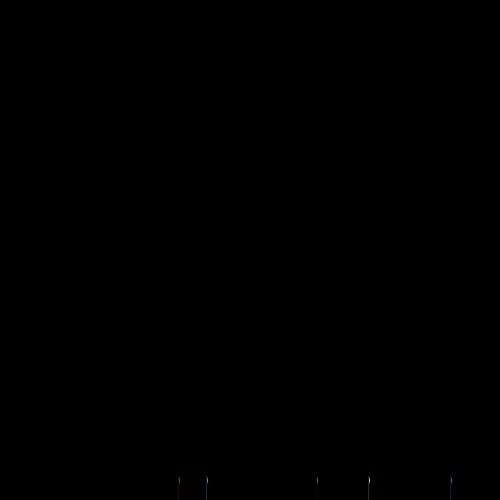
Frame 1 (no input)
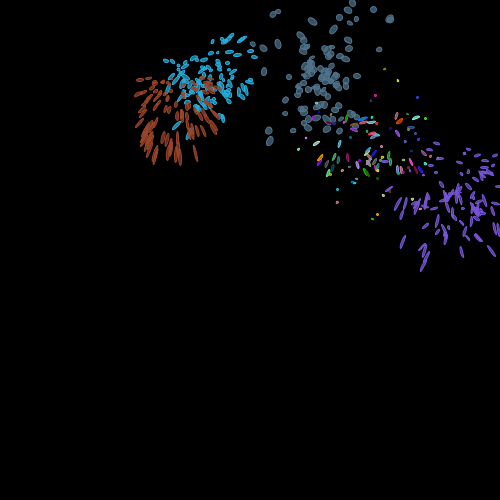
Frame 60 (the mouse pressed at the canvas centre just before this capture)
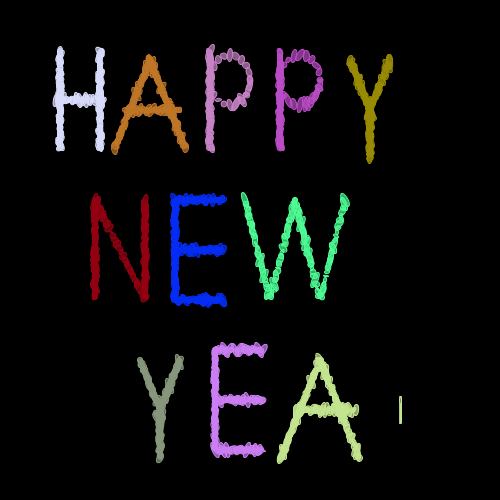
Frame 120 (the mouse held since frame 60 and released just before this capture)

The Processing sketch that drew these frames (run headless with seeded random() and noise(); from frame 60 on, the mouse is pressed at the canvas centre):

// Processing sketch: lab9base
// ── lab9base.pde
/*
Nghia Nguyen
CPE 123 - Lab 9: Firework
*/
// Base particle code for CSC 123 Lab 9

// TODO_1: add a new particle constructor that will take in a starting color for a particle
// TODO_2: add code to the Particle System to call the new Particle constructor
// TODO_3: add code so that the fire work explodes where the mouse clicks (use the existing firework, just restart a new system where the moust clicks)
// TODO_4: add code to start another firework when the old one dies
// TODO_5: add code in order to have the shading/transparency and or shape of the particle change over time
//         or depending on velocity
// TODO_6: add more then one firework

// define a particle
boolean click;
float e = 2.7182818284590452353602874713527;
class Particle 
{
   PVector loc;
   PVector vel;
   PVector accel;
   float r;
   float life;
   float origin_life;
   color pcolor;
  
   // constructor
   Particle(PVector start) 
   {
      accel = new PVector(0, 0.05); //gravity
      vel = new PVector(random(-1, 1), random(-2, 0), 0);
      pcolor = color(random(255), random(255), random(255));
      loc = start.get();  // make a COPY of the start location vector
      r = 8.0;
      life = 100;
      origin_life = life;
   }
    
   // TODO_1 define another constructor that allows a particle to start with a given color
    Particle(PVector start, color c) 
   {
      accel = new PVector(0, 0.05); //gravity
      vel = new PVector(random(-1, 1), random(-2, 0), 0);
      pcolor = c;
      loc = start.get();  // make a COPY of the start location vector
      r = 8.0;
      life = 100;
       origin_life = life;
   }
   
     Particle(PVector start, color c, float l) 
   {
      accel = new PVector(0, 0.05); //gravity
      vel = new PVector(random(-1, 1), random(-2, 0), 0);
      pcolor = c;
      loc = start.get();  // make a COPY of the start location vector
      r = 8.0;
      life = l;
      origin_life = life;
   }
   // what to do each frame
   void run(float choice) 
   {
    
      updateP(choice);
      renderP(choice); // render is a fancy word for draw.  :)
   }
    
   // a function to update the particle each frame
   void updateP(float choice) 
   {
      if(choice > 1 && choice <= 4 && (life %2 == 0 || life <= .85*origin_life))
      { 
        vel.add(accel);     
        loc.add(vel);
      }
      if(choice <= 1)
      {
          vel.add(accel);     
          loc.add(vel);
      }
      if(choice == 6 && life <=.9*origin_life)
      {
          vel.add(accel);     
          loc.add(vel);
      }
      if(choice != 5)
          life -= 1.0;
   }
    
   // how to draw a particle
   void renderP(float choice) 
   {
      pushMatrix();
       stroke(pcolor);
       fill(pcolor, 70);
       translate(loc.x, loc.y);
       //make the ellispe rotate with gravity
       rotate(vel.heading2D());
       if(life < 25.0 || (life <.8*origin_life && choice == 6))
           pcolor = color(random(255), random(255), random(255));
       if(life > 25 || choice == 6)
           ellipse(0, 0, r*vel.mag(),r*sin(life/100));
       else
           ellipse(0, 0, r*cos(life),r*sin(life/100)+PI/6);
      popMatrix();
   }
    
    // a function to test if a particle is alive
   boolean alive() 
   {
      if (life <= 0.0) 
         return false;
      return true;
   }
} //end of particle object definition

// now define a group of particles as a particleSys
class PSys
{
  
   ArrayList particles; // all the particles
   PVector source; // where all the particles emit from
   color shade; // their main color
   float explode; //store the y-location of the bullet
   float choice;
   float delay;
   // constructor
   PSys(int num, PVector init_loc) 
   {
      particles = new ArrayList();
      source = init_loc.get();  // you have to do this to set a vector equal to another vector
      shade = color(random(255), random(255), random(255));  // TODO_2 use this!
      for (int i=0; i < num; i++) 
      {
         particles.add(new Particle(source, shade));
      }
      explode = height;
   }
   //different life span
   PSys(int num, PVector init_loc, float l_span, float rad, float choice) 
   {
      this.choice = choice;
      particles = new ArrayList();
      source = init_loc.get();  // you have to do this to set a vector equal to another vector
      shade = color(random(255), random(255), random(255));  // TODO_2 use this!
      float t = PI/20;
      PVector cir = source.get();
      //use for letter
      int h=0;
      if(choice >= 2)
          rad = random(2,3);
      for (int i=0; i < num; i++) 
      {
        //normal firework
         if(choice <= 1)
             particles.add(new Particle(source, shade, l_span));
         //smiley face firework
         else if(choice <= 2)
         {
             if(i<num/2)
             {
                 cir.x = source.x + rad*cos(t);
                 cir.y = source.y + rad*sin(t);
                 t += PI/20;
             }   
             else if(i<num*.75)
             {
                 cir.x = source.x+rad/2;
                 cir.y = source.y;
             }
             else
             {
                 cir.x = source.x-rad/2;
                 cir.y = source.y;
             }
             particles.add(new Particle(cir, shade, l_span));
         }
         //heart firework
         else if(choice <=3)
         {
             cir.x = source.x + rad*(16*pow(sin(t),3));
             cir.y = source.y - rad*(13*cos(t) - 5*cos(2*t) - 2*cos(3*t) - cos(4*t));
             t += PI/20;
             rad -= .01;
             particles.add(new Particle(cir, shade, l_span));
         }
         //butterfly
         else if(choice <= 4)
         {
             cir.x = source.x + 20*(sin(t))*(pow(e,cos(t)) - 2*cos(4*t) - pow(sin(t/12),5));
             cir.y = source.y - 20*(cos(t))*(pow(e,cos(t)) - 2*cos(4*t) - pow(sin(t/12),5));
             t += PI/30;
             particles.add(new Particle(cir, shade, l_span));
         }   
      }
      explode = height;
   }
   
   PSys(int num, PVector init_loc, float l_span, float delay, int letter)
   {
      particles = new ArrayList();
      source = init_loc.get();  // you have to do this to set a vector equal to another vector
      shade = color(random(255), random(255), random(255));  // TODO_2 use this!
      PVector cir = source.get();
      this.delay = delay;
      int h=0;
      
      choice = 5;

      float t=0;
      for (int i=0; i < num; i++) 
      {
          //letter H = 1
          if(letter == 1)
          {
            //bar
            cir.x = source.x - 24 + h;
            cir.y = source.y;
            particles.add(new Particle(cir, shade, l_span));
           
            //left 
            cir.x = source.x-20;
            cir.y = source.y + h;
            particles.add(new Particle(cir, shade, l_span));
            cir.y = source.y - h;
            particles.add(new Particle(cir, shade, l_span));
            //right
            cir.x = source.x+20;
            cir.y = source.y + h;
            particles.add(new Particle(cir, shade, l_span));
            cir.y = source.y - h;
            particles.add(new Particle(cir, shade, l_span));
    
           // particles.add(new Particle(cir, shade, l_span));
          }
          //Letter A = 2
          if(letter == 2)
          {
            //bar
            if(i<.6*num)
            {  
                cir.x = source.x - 24 + h;
                cir.y = source.y+20;
                particles.add(new Particle(cir, shade, l_span));
            }  
            //left
            cir.y = source.y - 30 + h;
            cir.x = source.x + h/2.5;
            particles.add(new Particle(cir, shade, l_span));
            
            //right
            cir.y = source.y - 30 + h;
            cir.x = source.x - h/2.5;
            particles.add(new Particle(cir, shade, l_span));
            
          }
          //letter P == 3
          else if(letter == 3)
          {
              cir.x = source.x-20;
              cir.y = source.y + h;
              particles.add(new Particle(cir, shade, l_span));
              cir.y = source.y - h;
              particles.add(new Particle(cir, shade, l_span));
              cir.x = source.x + 20*cos(t);
              cir.y = source.y - 20 + 25*sin(t);
              particles.add(new Particle(cir, shade, l_span));
              t += PI/10;
              
          }
          //letter Y == 4
          else if(letter == 4)
          {
              cir.x = source.x;
              cir.y = source.y + h;
              particles.add(new Particle(cir, shade, l_span));
              cir.x = source.x-20+h/2.5;
              cir.y = source.y- 40 + h;
              particles.add(new Particle(cir, shade, l_span));
              cir.x = source.x+20-h/2.5;
              particles.add(new Particle(cir, shade, l_span));
             
          }
          //letter N == 5
          else if(letter == 5)
          {
              cir.x = source.x-25;
              cir.y = source.y + h;
              particles.add(new Particle(cir, shade, l_span));
              cir.y = source.y - h;
              particles.add(new Particle(cir, shade, l_span));
              cir.x = source.x+25;
              cir.y = source.y + h;
              particles.add(new Particle(cir, shade, l_span));
              cir.y = source.y - h;
              particles.add(new Particle(cir, shade, l_span));
              cir.x = source.x -25 + h;
              cir.y = source.y - 50 + 2*h;
              particles.add(new Particle(cir, shade, l_span));
              
          }
          //letter E == 6
          else if(letter == 6)
          {
              cir.x = source.x-25;
              cir.y = source.y + h;
              particles.add(new Particle(cir, shade, l_span));
              cir.y = source.y - h;
              particles.add(new Particle(cir, shade, l_span));
              cir.x = source.x - 25 + h;
              cir.y = source.y - 50;
              particles.add(new Particle(cir, shade, l_span));
              cir.x = source.x - 25 + h;
              cir.y = source.y;
              particles.add(new Particle(cir, shade, l_span));
              cir.x = source.x - 25 + h;
              cir.y = source.y + 50;
              particles.add(new Particle(cir, shade, l_span));
              
          }
          //letter W == 7
          else if(letter == 7)
          {
              cir.x = source.x - 25 + h/2;
              cir.y = source.y - 50 + 2*h;
              particles.add(new Particle(cir, shade, l_span));
              cir.x = source.x + 25 - h/2;
              cir.y = source.y - 50 + 2*h;
              particles.add(new Particle(cir, shade, l_span));
              cir.x = source.x + 25 + h/2;
              cir.y = source.y - 50 + 2*h;
              particles.add(new Particle(cir, shade, l_span));
              cir.x = source.x + 75 - h/2;
              cir.y = source.y - 50 + 2*h;
              particles.add(new Particle(cir, shade, l_span));
              
          }
          
          //letter R == 8
          else if(letter == 8)
          {
            //letter P
              cir.x = source.x-20;
              cir.y = source.y + h;
              particles.add(new Particle(cir, shade, l_span));
              cir.y = source.y - h;
              particles.add(new Particle(cir, shade, l_span));
              cir.x = source.x + 20*cos(t);
              cir.y = source.y - 20 + 25*sin(t);
              particles.add(new Particle(cir, shade, l_span));
              t += PI/10;
            //make  R from P
              cir.x = source.x-20 + h;
              cir.y = source.y + h;
              particles.add(new Particle(cir, shade, l_span));
              
          }
          h+=2;
      }
       explode = height;
   }
   //bullet was fired from below, and when it reachs a certain height
   //it will explode
   void bullet()
   {
       pushMatrix();
          translate(source.x, explode);
          fill(shade);
          ellipse(0,0,2,8);
       popMatrix();
   }
   // what to do each frame
   void run() 
   {
     
      // go through backwards for deletes
      for (int i=particles.size()-1; i >=0; i--) 
      {
         Particle p = (Particle)particles.get(i);
         
         if(delay-- > 0)
             return;
         // update each particle per frame
         if(explode > source.y)
         {
             bullet();
             explode-=.2;
         }
         else
             p.run(choice);
         if (!p.alive()) // what is that '!' thingy??
            particles.remove(i);
            
         //t += PI/20;
      }
   }
    
   // Is particle system still populated?
   // Maybe use this method to determine when
   // a system is dead and then start a new one. HINT HINT
   boolean dead() 
   {
      return particles.isEmpty();
   }
   
   void changeChoice(float newChoice)
   {
       this.choice = newChoice;
   }
}

// declare a particle system
PSys[] fireW1;
int num_fire_work;
PSys[] fireW2;
int countF=0, i=0;
void setup() 
{
   size(500, 500);
   
   // range for the alpha is 0-100
   colorMode(RGB, 255, 255, 255, 100);
   
   num_fire_work = 5;
   // start a new particle system
   fireW2 = new PSys[15];
   fireW1 = new PSys[num_fire_work];
   for(int i=0; i<num_fire_work; i++)
      fireW1[i] = new PSys(100, new PVector(random(20,width-20), random(40,height/2)),
                            random(60,120), random(30,50),random(0,4));
  
   
   frameRate(40);
   click = false;
}

void draw() 
{
   background(0);

   // run the particle system
    // TODO_4 add code to start a new particle system once the old one dies
   if(!click)
   {
       for(int i=0; i<num_fire_work; i++)
       {
         if(fireW1[i].dead())
           fireW1[i] = new PSys(100, new PVector(random(20,width-20), random(40,height/2)), 
                                random(60,120), random(30,60),random(0,4));
         fireW1[i].run(); 
       }
   } 
   if(click)
   {
     countF++;
     for(i=0; i<12; i++)
         fireW2[i].run();  
    
     if(countF > 80)
     {
         for(i=0; i<12; i++)
           fireW2[i].choice = 6;
     }
     
     if(fireW2[11].dead())
          click = false;
     
   }
   
}

// TODO_3 add a mouse click function
void mousePressed()
{
    countF = 0;
    click = true;
    float life = 80;
    fireW2[0] = new PSys(25, new PVector(80,100), life, //H
                      0, 1);
    fireW2[1] = new PSys(45, new PVector(150,90), life, //A
                      5, 2); 
    fireW2[2] = new PSys(25, new PVector(230,100), life, //P
                      10, 3); 
    fireW2[3] = new PSys(25, new PVector(300,100), life, //P
                      15, 3);
    fireW2[4] = new PSys(30, new PVector(370,100), life, //Y
                      20, 4);
    fireW2[5] = new PSys(25, new PVector(120,250), life, //N
                      25, 5);
    fireW2[6] = new PSys(25, new PVector(200,250), life, //E
                      30, 6);
    fireW2[7] = new PSys(25, new PVector(270,250), life, //W
                      35, 7);
    fireW2[8] = new PSys(30, new PVector(160,400), life, //Y
                      40, 4);
    fireW2[9] = new PSys(25, new PVector(240,400), life, //E
                      45, 6);
    fireW2[10] = new PSys(50, new PVector(320,390), life, //A
                      50, 2);
    fireW2[11] = new PSys(25, new PVector(400,400), life, //R
                      55, 8);
         
     //reset fireW1
     for(int i=0; i<num_fire_work; i++)
          fireW1[i] = new PSys(100, new PVector(random(20,width-20), random(40,height/2)), 
                                random(60,120), random(30,60),random(0,4));
         
       
}

float impl_cir(float cx, float cy, float x, float y, float rad)
{
    return (pow(x-cx,2) + pow(y-cy,2) - rad*rad);
}
float impl_eli(float cx, float cy, float x, float y, float w, float h)
{
    return(pow(x-cx,2)/pow(w,2) + pow(y-cy,2)/pow(h,2) - 1);
}
